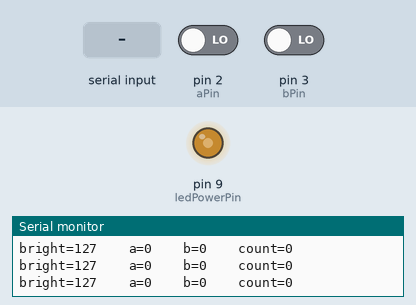
The sketch below on a simulated Arduino Uno, built with avr-gcc and run on an emulated ATmega328P. Parts: output pins drawn as LEDs (lit = HIGH), the last lines printed to the serial monitor. The test bench sets the inputs (shaded band); at power-on: pin 2 (aPin) LOW, pin 3 (bPin) LOW.

Above: at 1.2 s.
1.3 s: "+" received over Serial
At 2.3 s:
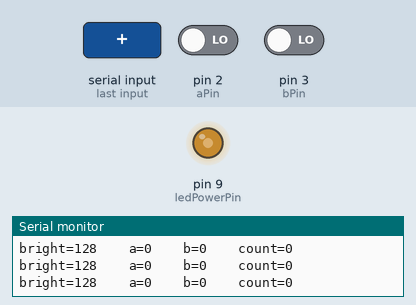
4.3 s: "+" received over Serial
At 4.8 s:
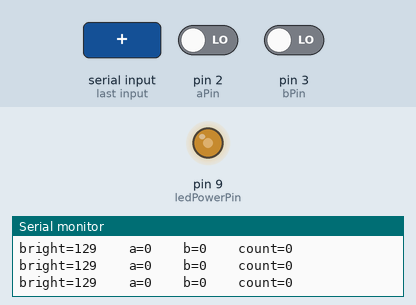
8.8 s: "-" received over Serial
At 9.6 s:
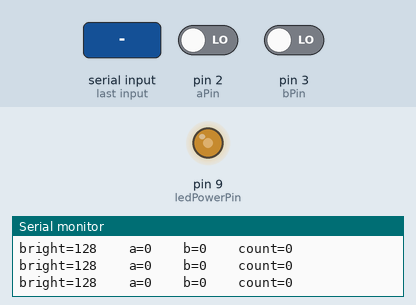
Timing chart, 0 to 11.8 s (numbered marks = the images above; inputs shaded):
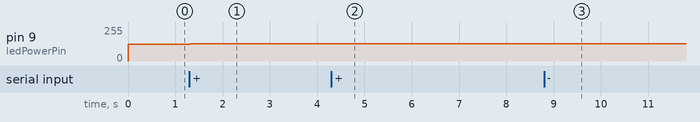

The sketch:

BidiOptoCounter.ino
```cpp
/**
 * To use with TCRT5000 Reflective Optical Sensor
 *
 * Build a paper laser printed optical disc generated by
 * http://www.dgkelectronics.com/inkscape-extension-for-creating-optical-rotary-encoder-discs
 *
 * Build a dual optical sensor to use on digital pins.
 * use 300 ohm for led current limitor (gives 2mm proximity at 5V)
 * use 20K ohm for phototransistor external pullup
 * hysterisis is done by switching internal 20K pullup (managed by this program)
 *
 * sensors must be position at a half phase of each other
 */

// Phototransistors
const int aPin = 2;  // Blue wire
const int bPin = 3; // Green wire
const int ledPowerPin = 9; // PWM, Yellow wire
// Vcc = Purple
// Gnd = Gray


// previous sensor states
boolean aPreviousVal=0;
boolean bPreviousVal=0;

int pulseCount=0;
int ledBright=127; // todo: store/retreive in eeprom

void setup(){
  //start serial connection
  Serial.begin(9600);

  pinMode(aPin, INPUT);  // will be changed dynamically to use pullup
  pinMode(bPin, INPUT);

  pinMode(ledPowerPin, OUTPUT);
  analogWrite(ledPowerPin,ledBright);
}

void loop()
{
  if(Serial.available()){
    char val = Serial.read();
    if(val != -1)
    {
      switch(val)
      {

      case '+':
        ledBright++;
        if(ledBright>255)ledBright=255;

        Serial.println("+");
        break;
      case '-':
        ledBright--;
        if(ledBright<0)ledBright=0;

        Serial.println("-");
        break;
      }
      analogWrite(ledPowerPin,ledBright);
    }
  }
  boolean aVal = digitalRead(aPin);
  boolean bVal = digitalRead(bPin);

  // Detect aberrations
  if((aVal!=aPreviousVal) && (bVal!=bPreviousVal))
  {
    Serial.println("-------- Disc timing error! --------"); // Only normal at startup
  }
  else
  {
    if(aVal != aPreviousVal)
    {
      if(aVal == bVal) pulseCount++;
      if(aVal != bVal) pulseCount--;

      // Hysteresis effect
      pinMode(aPin, (aVal?INPUT_PULLUP:INPUT));
    }
    else if(bVal != bPreviousVal)
    {
      if(aVal != bVal) pulseCount++;
      if(aVal == bVal) pulseCount--;

      // Hysteresis effect
      pinMode(bPin, (bVal?INPUT_PULLUP:INPUT));
    }
  }
  // prepare for next loop
  aPreviousVal=aVal;
  bPreviousVal=bVal;

  // Monitor states
  Serial.print("bright=");
  Serial.print(ledBright);
  Serial.print("    a=");
  Serial.print(aVal);
  Serial.print("    b=");
  Serial.print(bVal);
  Serial.print("    count=");
  Serial.println(pulseCount);

}
```

Measured:
- after the input at 1.3 s, pin 9 (ledPowerPin): 127/255 → 128/255 at once
- after the input at 4.3 s, pin 9 (ledPowerPin): 128/255 → 129/255 at once
- after the input at 8.8 s, pin 9 (ledPowerPin): 129/255 → 128/255 at once
